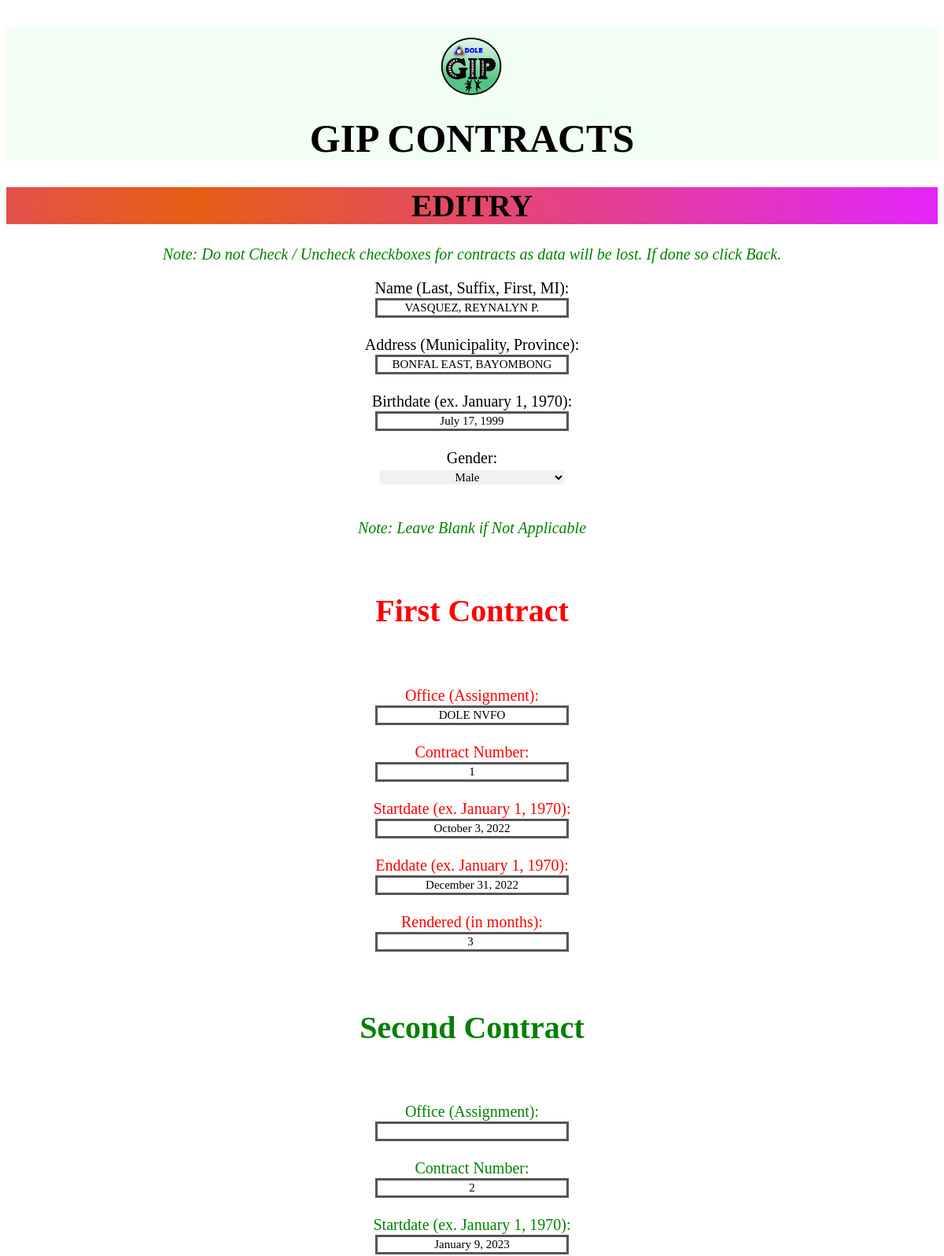
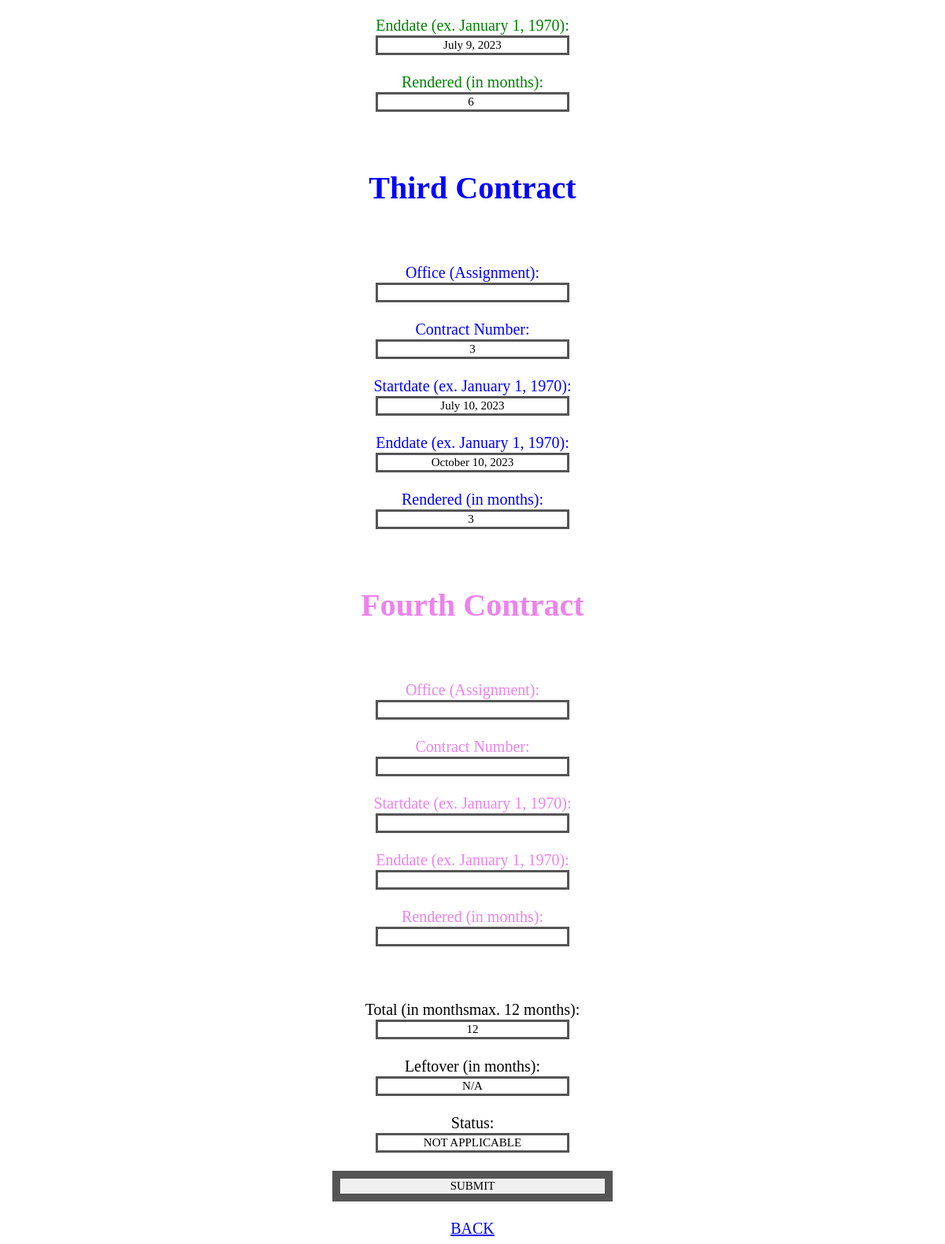
/htdocs/GIP/gipedit.php?personal_id=2, run on the app's committed database (2 pictures, top to bottom).
### tables this page shows
CREATE TABLE `gip_table` (
  `personal_id` int(255) NOT NULL,
  `name` varchar(255) DEFAULT NULL,
  `address` varchar(255) DEFAULT NULL,
  `birth_date` varchar(255) DEFAULT NULL,
  `gender` varchar(255) DEFAULT NULL,
  `office` varchar(255) DEFAULT NULL,
  `contract_number` varchar(255) DEFAULT NULL,
  `start_date` varchar(255) DEFAULT NULL,
  `end_date` varchar(255) DEFAULT NULL,
  `rendered` varchar(255) DEFAULT NULL,
  `total` varchar(255) DEFAULT NULL,
  `leftover` varchar(255) DEFAULT NULL,
  `status` varchar(255) DEFAULT NULL
);

### htdocs/GIP/gipedit.php (the view, shortened to what this page needs)
<?php
include 'connection.php';
    $personal_id = $_GET['personal_id'];
    $sql1 = "SELECT * FROM gip_table WHERE personal_id=$personal_id";
    $result1 = mysqli_query($conn, $sql1);
    $row1 = mysqli_fetch_assoc($result1);
    $name = $row1['name'];
    $address = $row1['address'];
    $birth_date = $row1['birth_date'];
    $gender = $row1['gender'];
    $office = $row1['office'];
    $office=explode("/", $office);
    $contract_number = $row1['contract_number'];
    $contract_number=explode("/", $contract_number);
    $start_date = $row1['start_date'];
    $start_date=explode("/", $start_date);
    $end_date = $row1['end_date'];
    $end_date=explode("/", $end_date);
    $rendered = $row1['rendered'];
    $rendered=explode("/", $rendered);
    $total = $row1['total'];
    $leftover = $row1['leftover'];
    $status = $row1['status'];
?>
<!DOCTYPE html>
<html lang="en">
<head>
    <link rel="stylesheet" href="gip.css" />
</head>
<body>
<?php include 'header.php'; ?>
<div style="font-family:genshin; font-size: 35px; text-align: center;" class="div-input">
        <form method="POST" style="font-family:genshin; font-size:20px;" class="form-input">
            <h1 style="background: radial-gradient(circle at 20%,#e45f12, #e325fa);">EDITRY</h1>
            <p style="font-size: 20px; color:green;"><i>Note: Do not Check / Uncheck checkboxes for contracts as data will be lost. If done so click Back.</i></p>
            <label for="name">Name (Last, Suffix, First, MI):</label><br>
            <input style="border: 3px solid #555; font-family: genshin; font-size: 15px; text-align: center; width:20%;" type="text" name="name" value="<?php echo $name; ?>" required />
            <br><br>
            <label for="address">Address (Municipality, Province):</label><br>
            <input style="border: 3px solid #555; font-family: genshin; font-size: 15px; text-align: center; width:20%;" type="text" name="address" value="<?php echo $address; ?>" required />
            <br><br>
            <label for="birth_date">Birthdate (ex. January 1, 1970):</label><br>
            <input style="border: 3px solid #555; font-family: genshin; font-size: 15px; text-align: center; width:20%;" type="text" name="birth_date" value="<?php echo $birth_date; ?>" required />
            <br><br>
            <label for="gender">Gender:</label><br>
            <select style="border: 3px solid #555; font-family: genshin; font-size: 15px; text-align: center; width:20%; border: none; border-radius: 4px; background-color: #f1f1f1;" name="gender" required>
            <option value="M" <?php if ($gender == 'Male') echo 'selected'; ?>>Male</option>
            </select>
            <br><br>
            <label>
            <p style="font-size: 20px; color:green;"><i>Note: Leave Blank if Not Applicable</i></p>
            <br><h1 style="color:red;">First Contract</h1>
            </label>
            <br><br>
            <div id="additional-fields-1" style="color:red;">
            <label for="office">Office (Assignment):</label><br>
            <input style="border: 3px solid #555; font-family: genshin; font-size: 15px; text-align: center; width:20%;" type="text" id="office-1" name="office[0]" autocomplete="off" value="<?php echo $office[0]; ?>" required />
            <br><br>
            <label for="contract_number">Contract Number:</label><br>
            <input style="border: 3px solid #555; font-family: genshin; font-size: 15px; text-align: center; width:20%;" type="text" id="num-1" name="contract_number[0]" autocomplete="off" value="<?php echo $contract_number[0]; ?>" required />
            <br><br>
            <label for="start_date">Startdate (ex. January 1, 1970):</label><br>
            <input style="border: 3px solid #555; font-family: genshin; font-size: 15px; text-align: center; width:20%;" type="text" id="start-1" name="start_date[0]" autocomplete="off" value="<?php echo $start_date[0]; ?>" required />
            <br><br>
            <label for="end_date">Enddate (ex. January 1, 1970):</label><br>
            <input style="border: 3px solid #555; font-family: genshin; font-size: 15px; text-align: center; width:20%;" type="text" id="end-1" name="end_date[0]" autocomplete="off" value="<?php echo $end_date[0]; ?>" required />
            <br><br>
            <label for="rendered">Rendered (in months):</label><br>
            <input style="border: 3px solid #555; font-family: genshin; font-size: 15px; text-align: center; width:20%;" type="text" id="rendered-1"name="rendered[0]" autocomplete="off" value="<?php echo $rendered[0]; ?>" required />
            <br><br>
            </div>
            <br><h1 style="color:green;">Second Contract</h1>
            <br><br>
            <div id="additional-fields-2" style="color:green;">
            <label for="office">Office (Assignment):</label><br>
            <input style="border: 3px solid #555; font-family: genshin; font-size: 15px; text-align: center; width:20%;" type="text" id="office-2" name="office[1]" autocomplete="off" value="<?php echo $office[1]; ?>"/>
            <br><br>
            <label for="contract_number">Contract Number:</label><br>
            <input style="border: 3px solid #555; font-family: genshin; font-size: 15px; text-align: center; width:20%;" type="text" id="num-2" name="contract_number[1]" autocomplete="off" value="<?php echo $contract_number[1]; ?>"/>
            <br><br>
            <label for="start_date">Startdate (ex. January 1, 1970):</label><br>
            <input style="border: 3px solid #555; font-family: genshin; font-size: 15px; text-align: center; width:20%;" type="text" id="start-2" name="start_date[1]" autocomplete="off" value="<?php echo $start_date[1]; ?>"/>
            <br><br>
            <label for="end_date">Enddate (ex. January 1, 1970):</label><br>
            <input style="border: 3px solid #555; font-family: genshin; font-size: 15px; text-align: center; width:20%;" type="text" id="end-2" name="end_date[1]" autocomplete="off" value="<?php echo $end_date[1]; ?>"/>
            <br><br>
            <label for="rendered">Rendered (in months):</label><br>
            <input style="border: 3px solid #555; font-family: genshin; font-size: 15px; text-align: center; width:20%;" type="text" id="rendered-2" name="rendered[1]" autocomplete="off" value="<?php echo $rendered[1]; ?>"/>
            <br><br>
            </div>
            <br><h1 style="color:blue;">Third Contract</h1>
            <br><br>
            <div id="additional-fields-3" style="color:blue;">
            <label for="office">Office (Assignment):</label><br>
            <input style="border: 3px solid #555; font-family: genshin; font-size: 15px; text-align: center; width:20%;" type="text" id="office-3" name="office[2]" autocomplete="off" value="<?php echo $office[2]; ?>"/>
            <br><br>
            <label for="contract_number">Contract Number:</label><br>
            <input style="border: 3px solid #555; font-family: genshin; font-size: 15px; text-align: center; width:20%;" type="text" id="num-3" name="contract_number[2]" autocomplete="off" value="<?php echo $contract_number[2]; ?>"/>
            <br><br>
            <label for="start_date">Startdate (ex. January 1, 1970):</label><br>
            <input style="border: 3px solid #555; font-family: genshin; font-size: 15px; text-align: center; width:20%;" type="text" id="start-3" name="start_date[2]" autocomplete="off" value="<?php echo $start_date[2]; ?>"/>
            <br><br>
            <label for="end_date">Enddate (ex. January 1, 1970):</label><br>
            <input style="border: 3px solid #555; font-family: genshin; font-size: 15px; text-align: center; width:20%;" type="text" id="end-3" name="end_date[2]" autocomplete="off" value="<?php echo $end_date[2]; ?>"/>
            <br><br>
            <label for="rendered">Rendered (in months):</label><br>
            <input style="border: 3px solid #555; font-family: genshin; font-size: 15px; text-align: center; width:20%;" type="text" id="rendered-3" name="rendered[2]" autocomplete="off" value="<?php echo $rendered[2]; ?>"/>
            <br><br>
            </div>
            <br><h1 style="color:violet;">Fourth Contract</h1>
            <br><br>
            <div id="additional-fields-4" style="color:violet;">
            <label for="office">Office (Assignment):</label><br>
            <input style="border: 3px solid #555; font-family: genshin; font-size: 15px; text-align: center; width:20%;" type="text" id="office-4" name="office[3]" autocomplete="off" value="<?php echo $office[3]; ?>"/>
            <br><br>
            <label for="contract_number">Contract Number:</label><br>
            <input style="border: 3px solid #555; font-family: genshin; font-size: 15px; text-align: center; width:20%;" type="text" id="num-4" name="contract_number[3]" autocomplete="off" value="<?php echo $contract_number[3]; ?>"/>
            <br><br>
            <label for="start_date">Startdate (ex. January 1, 1970):</label><br>
            <input style="border: 3px solid #555; font-family: genshin; font-size: 15px; text-align: center; width:20%;" type="text" id="start-4" name="start_date[3]" autocomplete="off" value="<?php echo $start_date[3]; ?>"/>
            <br><br>
            <label for="end_date">Enddate (ex. January 1, 1970):</label><br>
            <input style="border: 3px solid #555; font-family: genshin; font-size: 15px; text-align: center; width:20%;" type="text" id="end-4" name="end_date[3]" autocomplete="off" value="<?php echo $end_date[3]; ?>"/>
            <br><br>
            <label for="rendered">Rendered (in months):</label><br>
            <input style="border: 3px solid #555; font-family: genshin; font-size: 15px; text-align: center; width:20%;" type="text" id="rendered-4" name="rendered[3]" autocomplete="off" value="<?php echo $rendered[3]; ?>"/>
            <br><br>
            </div>
            <br><br>
            <label for="total">Total (in monthsmax. 12 months):</label><br>
            <input style="border: 3px solid #555; font-family: genshin; font-size: 15px; text-align: center; width:20%;" type="text" name="total" value="<?php echo $total; ?>" required />
            <br><br>
            <label for="leftover">Leftover (in months):</label><br>
            <input style="border: 3px solid #555; font-family: genshin; font-size: 15px; text-align: center; width:20%;" type="text" name="leftover" value="<?php echo $leftover; ?>" required />
            <br><br>
            <label for="status">Status:</label><br>
            <input style="border: 3px solid #555; font-family: genshin; font-size: 15px; text-align: center; width:20%;" type="text" name="status" value="<?php echo $status; ?>" required />
            <br><br>
            <div class="button-div">
            <input style="border: 10px solid #555; font-family: genshin; font-size: 15px; text-align: center; width:30%;" style="font-family:genshin; font-size: large;" type="submit" name="submit" value="SUBMIT" class="form-submit" />
            <br><br>
            <a style="font-family:genshin;" class="form-back" href="giptable.php">BACK</a>
            </div>
            </div>
</body>
</html>

### data on the page
gip_table: name "VASQUEZ, REYNALYN P.", address "BONFAL EAST, BAYOMBONG", birth_date "July 17, 1999", office "DOLE NVFO", contract_number "1", start_date "October 3, 2022", end_date "December 31, 2022", rendered "3", contract_number "2", start_date "January 9, 2023", end_date "July 9, 2023", rendered "6", contract_number "3", start_date "July 10, 2023", end_date "October 10, 2023", total "12", leftover "N/A", status "NOT APPLICABLE"
